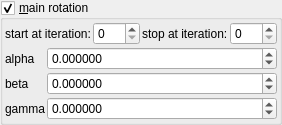
    <widget class="MyGroupBox" name="groupCheck_mandelbox_main_rotation_enabled">
     <property name="title">
      <string>&amp;main rotation</string>
     </property>
     <property name="checkable">
      <bool>true</bool>
     </property>
     <layout class="QVBoxLayout" name="verticalLayout_3" stretch="0,0">
      <property name="spacing">
       <number>2</number>
      </property>
      <property name="leftMargin">
       <number>2</number>
      </property>
      <property name="topMargin">
       <number>2</number>
      </property>
      <property name="rightMargin">
       <number>2</number>
      </property>
      <property name="bottomMargin">
       <number>2</number>
      </property>
      <item>
       <layout class="QHBoxLayout" name="horizontalLayout_26" stretch="0,1,0,1">
        <item>
         <widget class="QLabel" name="label_113">
          <property name="text">
           <string>start at iteration:</string>
          </property>
         </widget>
        </item>
        <item>
         <widget class="MySpinBox" name="spinboxInt_transf_start_iterations_R">
          <property name="sizePolicy">
           <sizepolicy hsizetype="Minimum" vsizetype="Maximum">
            <horstretch>0</horstretch>
            <verstretch>0</verstretch>
           </sizepolicy>
          </property>
          <property name="minimum">
           <number>0</number>
          </property>
          <property name="maximum">
           <number>999</number>
          </property>
          <property name="value">
           <number>0</number>
          </property>
         </widget>
        </item>
        <item>
         <widget class="QLabel" name="label_80">
          <property name="text">
           <string>stop at iteration:</string>
          </property>
         </widget>
        </item>
        <item>
         <widget class="MySpinBox" name="spinboxInt_transf_stop_iterations_R">
          <property name="sizePolicy">
           <sizepolicy hsizetype="Preferred" vsizetype="Maximum">
            <horstretch>0</horstretch>
            <verstretch>0</verstretch>
           </sizepolicy>
          </property>
          <property name="maximum">
           <number>999</number>
          </property>
         </widget>
        </item>
       </layout>
      </item>
      <item>
       <layout class="QGridLayout" name="gridLayout_4" columnstretch="0,1">
        <property name="verticalSpacing">
         <number>2</number>
        </property>
        <item row="0" column="0">
         <widget class="QLabel" name="label_43">
          <property name="text">
           <string notr="true">alpha</string>
          </property>
         </widget>
        </item>
        <item row="2" column="1">
         <widget class="MyDoubleSpinBox" name="spinboxd3_mandelbox_rotation_main_z">
          <property name="sizePolicy">
           <sizepolicy hsizetype="Minimum" vsizetype="Maximum">
            <horstretch>0</horstretch>
            <verstretch>0</verstretch>
           </sizepolicy>
          </property>
          <property name="prefix">
           <string/>
          </property>
          <property name="suffix">
           <string/>
          </property>
          <property name="decimals">
           <number>6</number>
          </property>
          <property name="minimum">
           <double>-36000.000000000000000</double>
          </property>
          <property name="maximum">
           <double>36000.000000000000000</double>
          </property>
          <property name="singleStep">
           <double>1.000000000000000</double>
          </property>
         </widget>
        </item>
        <item row="0" column="1">
         <widget class="MyDoubleSpinBox" name="spinboxd3_mandelbox_rotation_main_x">
          <property name="sizePolicy">
           <sizepolicy hsizetype="Minimum" vsizetype="Maximum">
            <horstretch>0</horstretch>
            <verstretch>0</verstretch>
           </sizepolicy>
          </property>
          <property name="prefix">
           <string/>
          </property>
          <property name="suffix">
           <string/>
          </property>
          <property name="decimals">
           <number>6</number>
          </property>
          <property name="minimum">
           <double>-36000.000000000000000</double>
          </property>
          <property name="maximum">
           <double>36000.000000000000000</double>
          </property>
          <property name="singleStep">
           <double>1.000000000000000</double>
          </property>
         </widget>
        </item>
        <item row="1" column="1">
         <widget class="MyDoubleSpinBox" name="spinboxd3_mandelbox_rotation_main_y">
          <property name="sizePolicy">
           <sizepolicy hsizetype="Minimum" vsizetype="Maximum">
            <horstretch>0</horstretch>
            <verstretch>0</verstretch>
           </sizepolicy>
          </property>
          <property name="prefix">
           <string/>
          </property>
          <property name="suffix">
           <string/>
          </property>
          <property name="decimals">
           <number>6</number>
          </property>
          <property name="minimum">
           <double>-36000.000000000000000</double>
          </property>
          <property name="maximum">
           <double>36000.000000000000000</double>
          </property>
          <property name="singleStep">
           <double>1.000000000000000</double>
          </property>
         </widget>
        </item>
        <item row="1" column="0">
         <widget class="QLabel" name="label_54">
          <property name="text">
           <string notr="true">beta</string>
          </property>
         </widget>
        </item>
        <item row="2" column="0">
         <widget class="QLabel" name="label_55">
          <property name="text">
           <string notr="true">gamma</string>
          </property>
         </widget>
        </item>
       </layout>
      </item>
     </layout>
    </widget>
